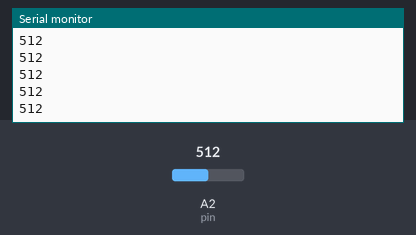
The sketch below on a simulated Arduino Uno, built with avr-gcc and run on an emulated ATmega328P. Parts: the last lines printed to the serial monitor. Inputs (shaded band) come from the test bench; at power-on: A2 (pin) = 512.

Above: at 1.2 s.
1.3 s: A2 (pin) set to 716
At 1.32 s:
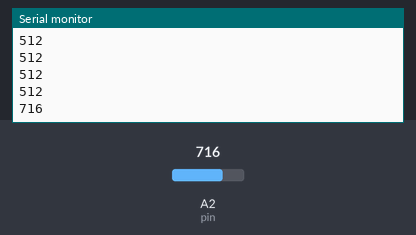
2.8 s: A2 (pin) set to 900
At 2.83 s:
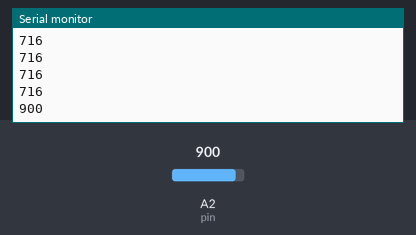
Timing chart, 0 to 5.8 s (numbered marks = the images above; inputs shaded):
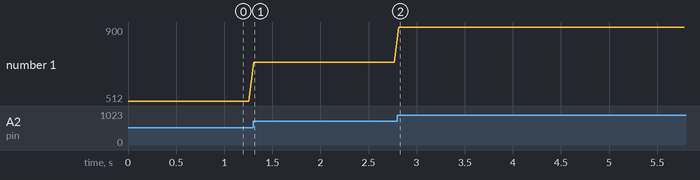

The sketch:

musicbox1.ino
```cpp
int pin = 2;

void setup() {
  Serial.begin(9600);
  while (!Serial);
}
void loop()
{
  Serial.println(analogRead(pin));  // Output measurement
  delay(50);
}
```

Measured:
- after the input at 1.3 s, the serial monitor: prints a new line at once (image 1)
- after the input at 2.8 s, the serial monitor: prints a new line at once (image 2)
- plotted number 1: 512 → 716 after the input at 1.3 s, 716 → 900 after the input at 2.8 s
